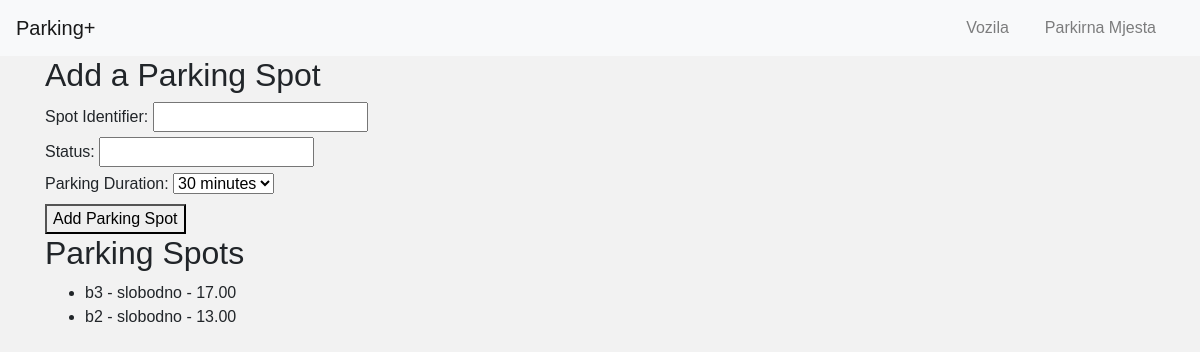
The app's page /parkirna_mjesta, older data.
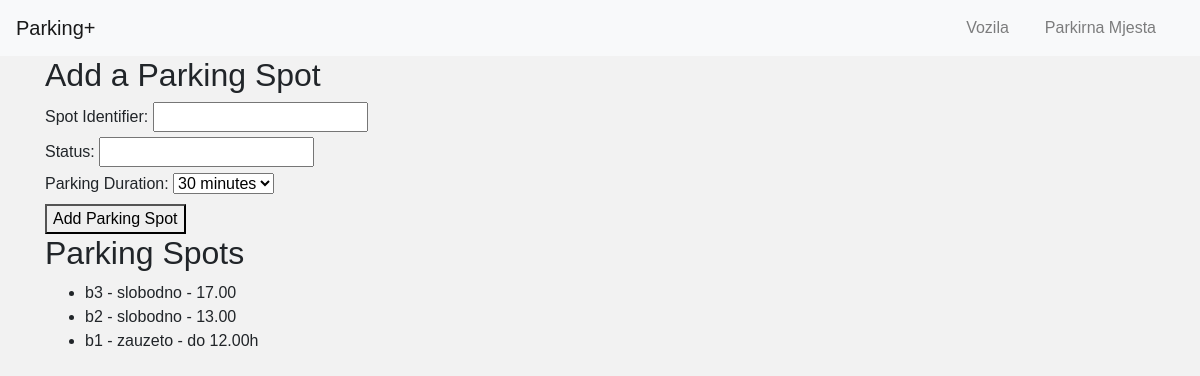
The same page, newer data.
### tables this page shows
CREATE TABLE ParkirnoMjesto (
    IdentifikatorMjesta TEXT PRIMARY KEY,
    Status TEXT NOT NULL,
    VrijemeParkiranja TEXT
);

### app.py (the view, shortened to what this page needs)
@app.route('/parkirna_mjesta', methods=('GET', 'POST'))
def parkirna_mjesta():
    conn = get_db_connection()
    parkirna_mjesta = conn.execute('SELECT * FROM ParkirnoMjesto').fetchall()
    conn.close()
    return render_template('parkirna_mjesta.html', parkirna_mjesta=parkirna_mjesta)

### app.py (called while the page is built)
def get_db_connection():
    conn = sqlite3.connect(DATABASE)
    conn.row_factory = sqlite3.Row
    return conn

### templates/parkirna_mjesta.html (shortened to what this page needs)
{% extends "base.html" %}
{% block content %}
<h2>Add a Parking Spot</h2>
<form method="post">
    <label for="IdentifikatorMjesta">Spot Identifier:</label>
    <input type="text" id="IdentifikatorMjesta" name="IdentifikatorMjesta" required><br>
    <label for="Status">Status:</label>
    <input type="text" id="Status" name="Status" required><br>
    <label for="VrijemeParkiranja">Parking Duration:</label>
    <select id="VrijemeParkiranja" name="VrijemeParkiranja">
        <option value="00.30">30 minutes</option>
    </select><br>
    <button type="submit">Add Parking Spot</button>
</form>
<h2>Parking Spots</h2>
<ul>
    {% for mjesto in parkirna_mjesta %}
        <li>{{ mjesto.IdentifikatorMjesta }} - {{ mjesto.Status }} - {{ mjesto.VrijemeParkiranja }}</li>
    {% endfor %}
</ul>
{% endblock %}

Row changes from the older to the newer data that the page shows:
added ParkirnoMjesto: IdentifikatorMjesta "b1", Status "zauzeto", VrijemeParkiranja "do 12.00h"
